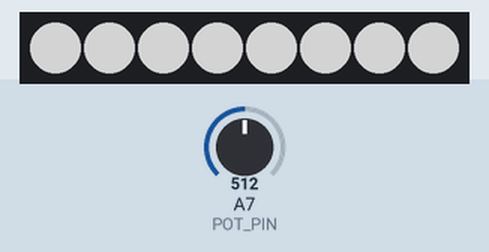
Recording of a sketch running on a simulated Arduino Nano, built with avr-gcc and run on an emulated ATmega328P. On the bench: 8 RGB LEDs in strip order, left to right. The test bench sets the inputs (shaded band); at power-on: A7 (POT_PIN) = 512. Dim RGB values are drawn brighter than linear.

Above: at 1.2 s.
1.3 s: A7 (POT_PIN) set to 0
At 2.4 s:
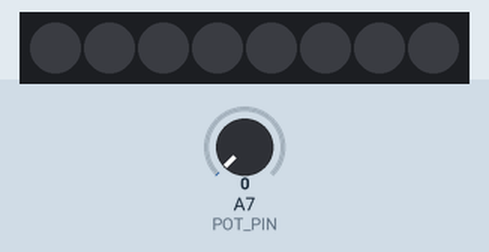
2.8 s: A7 (POT_PIN) set to 122
At 3.6 s:
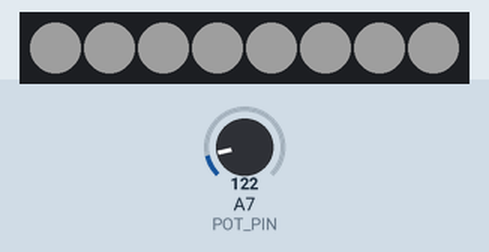
4.3 s: A7 (POT_PIN) set to 306
At 4.8 s:
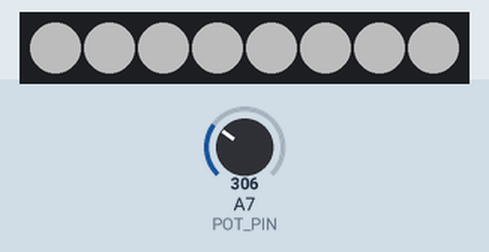
Timing chart, 0 to 7.3 s (numbered marks = the images above; inputs shaded):
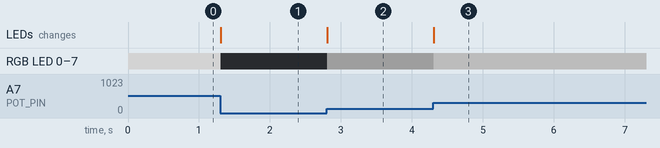

The sketch:

Practical_14.ino
```cpp
#include <Adafruit_NeoPixel.h>

#define LED_PIN   11
#define NUM_LEDS  8
#define POT_PIN   A7

Adafruit_NeoPixel strip(NUM_LEDS, LED_PIN, NEO_GRB + NEO_KHZ800);

void setup()
{
  strip.begin();
  strip.setBrightness(0);
  strip.show();
}

void loop()
{
  // Potentiometer Read
  int potValue = analogRead(POT_PIN);

  // Convert 0-1023 to 0-255
  int brightness = map(potValue, 0, 1023, 0, 255);

  strip.setBrightness(brightness);

  // All LEDs White
  for(int i = 0; i < NUM_LEDS; i++)
  {
    strip.setPixelColor(i, strip.Color(255,255,255));
  }

  strip.show();

  delay(10);
}
```

Measured:
- after the input at 1.3 s, RGB LED 0–7: RGB(127, 127, 127) → off at once; the LEDs: change at once (image 1)
- after the input at 2.8 s, RGB LED 0–7: off → RGB(30, 30, 30) at once; the LEDs: change at once (image 2)
- after the input at 4.3 s, RGB LED 0–7: RGB(30, 30, 30) → RGB(76, 76, 76) at once; the LEDs: change at once (image 3)
